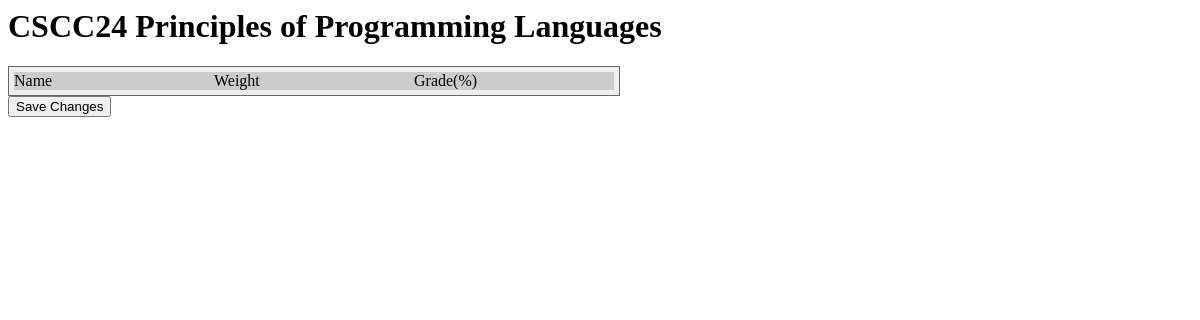
The page /courses/7/ on the database as committed earlier.
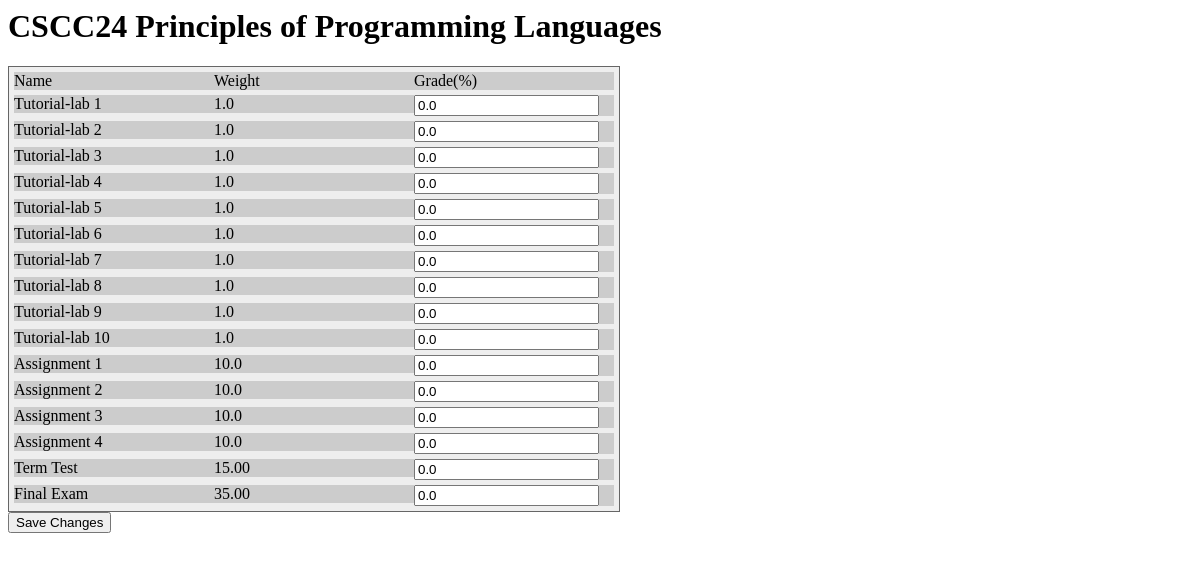
The same page on the database as committed later.
### courses/models.py (models this page shows, shortened)
class Course(models.Model):
	course_code = models.CharField(max_length=20)
	course_name = models.CharField(max_length=200)
	start_date = models.DateTimeField('course starting date')

class Assessment(models.Model):
	course = models.ForeignKey(Course, on_delete=models.CASCADE)
	name = models.CharField(max_length=100)
	components = models.IntegerField(default=1)
	weight = models.DecimalField(decimal_places=2,max_digits=4)

### courses/views.py (the view)
# urls.py: path('<int:pk>/', views.DetailView.as_view(), name='detail'),
class DetailView(generic.DetailView):
    model = Course
    template_name = 'courses/detail.html'
    def get_queryset(self):
        return Course.objects.filter(start_date__lte=timezone.now())

### courses/templatetags/courses_extra.py (called while the page is built)
@register.filter
def filter_range(start, end):
    return range(start, end+1)

@register.filter
def div(value, arg):
    return int(value) / int(arg)

@register.filter
def getMark(assessment_id, c):
    a = Assessment.objects.get(pk=assessment_id)
    try:
        return float(a.grade_set.get(component=c).mark)
    except(Grade.DoesNotExist):
        return 0.0

### courses/templates/courses/detail.html (shortened to what this page needs)
<h1>{{ course.course_code }} {{course.course_name}}</h1>
{% load static %}
{% load courses_extra %}
<link rel="stylesheet" type="text/css" href="{% static 'courses/detail.css' %}">
<form action="{% url 'courses:set_grade' course.id %}" method="post">
<div class="table">
    <div class="row">
        <div class="cell">Name</div>
        <div class="cell">Weight</div>
        <div class="cell">Grade(%)</div>
    </div>
    {% for assessment in course.assessment_set.all %}
        {% if assessment.components > 1 %}
            {% for i in 1|filter_range:assessment.components %}
                <div class="row">
                    <div class="cell">{{assessment.name}} {{i}}</div>
                    <div class="cell">{{assessment.weight|div:assessment.components}}</div>
                    <div class="cell">
                        <input type="number" max="100" name="{{assessment.id}}_{{i}}"
                        value="{{assessment.id|getMark:i}}"/>
                    </div>
                </div>
            {% endfor %}
        {% else%}
            <div class="row">
                <div class="cell">{{assessment.name}}</div>
                <div class="cell">{{assessment.weight}}</div>
                <div class="cell">
                    <input type="number" max="100" name="{{assessment.id}}_1"
                    value="{{assessment.id|getMark:1}}"/>
                </div>
            </div>
        {% endif %}
    {% endfor %}
</div>
<input type="submit" value="Save Changes">
</form>

### courses/static/courses/detail.css (style rules this page uses)
.table { display: table; width: auto; background-color: #eee; border: 1px solid #666666; border-spacing: 5px; }
.row { display: table-row; width: auto; clear: both; }
.cell { float: left; display: table-column; width: 200px; background-color: #ccc; }

Rows that differ between the two databases and show on the page:
added Assessment: name "Tutorial-lab" "Tutorial-lab" "Tutorial-lab" "Tutorial-lab" "Tutorial-lab" "Tutorial-lab" "Tutorial-lab" "Tutorial-lab" "Tutorial-lab" "Tutorial-lab", 1 "1" "2" "3" "4" "5" "6" "7" "8" "9" "10", weight|div "1.0" "1.0" "1.0" "1.0" "1.0" "1.0" "1.0" "1.0" "1.0" "1.0", id|getMark "0.0" "0.0" "0.0" "0.0" "0.0" "0.0" "0.0" "0.0" "0.0" "0.0"
added Assessment: name "Assignment" "Assignment" "Assignment" "Assignment", 1 "1" "2" "3" "4", weight|div "10.0" "10.0" "10.0" "10.0", id|getMark "0.0" "0.0" "0.0" "0.0"
added Assessment: name "Term Test", weight "15.00", id|getMark "0.0"
added Assessment: name "Final Exam", weight "35.00", id|getMark "0.0"
